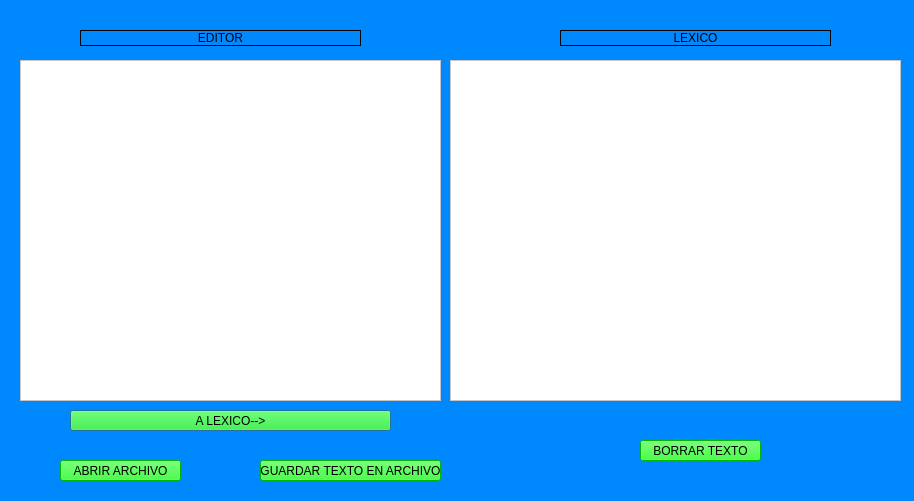
<?xml version="1.0" encoding="UTF-8"?>
<ui version="4.0">
 <class>Dialog</class>
 <widget class="QDialog" name="Dialog">
  <property name="geometry">
   <rect>
    <x>0</x>
    <y>0</y>
    <width>914</width>
    <height>501</height>
   </rect>
  </property>
  <property name="windowTitle">
   <string>Dialog</string>
  </property>
  <property name="styleSheet">
   <string notr="true">background-color: rgb(0, 136, 255);</string>
  </property>
  <widget class="QLabel" name="labelEditor">
   <property name="geometry">
    <rect>
     <x>80</x>
     <y>30</y>
     <width>281</width>
     <height>16</height>
    </rect>
   </property>
   <property name="layoutDirection">
    <enum>Qt::RightToLeft</enum>
   </property>
   <property name="styleSheet">
    <string notr="true">color: rgb(0, 0, 0);</string>
   </property>
   <property name="frameShape">
    <enum>QFrame::Panel</enum>
   </property>
   <property name="text">
    <string>EDITOR</string>
   </property>
   <property name="alignment">
    <set>Qt::AlignCenter</set>
   </property>
  </widget>
  <widget class="QPlainTextEdit" name="plainTextEditor">
   <property name="geometry">
    <rect>
     <x>20</x>
     <y>60</y>
     <width>421</width>
     <height>341</height>
    </rect>
   </property>
   <property name="styleSheet">
    <string notr="true">background-color: rgb(255, 255, 255);</string>
   </property>
   <property name="plainText">
    <string/>
   </property>
  </widget>
  <widget class="QLabel" name="labelLexico">
   <property name="geometry">
    <rect>
     <x>560</x>
     <y>30</y>
     <width>271</width>
     <height>16</height>
    </rect>
   </property>
   <property name="layoutDirection">
    <enum>Qt::RightToLeft</enum>
   </property>
   <property name="styleSheet">
    <string notr="true">color: rgb(0, 0, 0);</string>
   </property>
   <property name="frameShape">
    <enum>QFrame::Panel</enum>
   </property>
   <property name="text">
    <string>LEXICO</string>
   </property>
   <property name="alignment">
    <set>Qt::AlignCenter</set>
   </property>
  </widget>
  <widget class="QPushButton" name="pushButConvertir">
   <property name="geometry">
    <rect>
     <x>70</x>
     <y>410</y>
     <width>321</width>
     <height>21</height>
    </rect>
   </property>
   <property name="styleSheet">
    <string notr="true">background-color: rgb(0, 255, 0);
color: rgb(0, 0, 0);</string>
   </property>
   <property name="text">
    <string>A LEXICO--&gt;</string>
   </property>
  </widget>
  <widget class="QPushButton" name="pushButAbrir">
   <property name="geometry">
    <rect>
     <x>60</x>
     <y>460</y>
     <width>121</width>
     <height>21</height>
    </rect>
   </property>
   <property name="styleSheet">
    <string notr="true">background-color: rgb(0, 255, 0);
color: rgb(0, 0, 0);</string>
   </property>
   <property name="text">
    <string>ABRIR ARCHIVO</string>
   </property>
  </widget>
  <widget class="QPushButton" name="pushButGuardar">
   <property name="geometry">
    <rect>
     <x>260</x>
     <y>460</y>
     <width>181</width>
     <height>21</height>
    </rect>
   </property>
   <property name="styleSheet">
    <string notr="true">background-color: rgb(0, 255, 0);
color: rgb(0, 0, 0);</string>
   </property>
   <property name="text">
    <string>GUARDAR TEXTO EN ARCHIVO</string>
   </property>
  </widget>
  <widget class="QPushButton" name="pushButBorrar">
   <property name="geometry">
    <rect>
     <x>640</x>
     <y>440</y>
     <width>121</width>
     <height>21</height>
    </rect>
   </property>
   <property name="styleSheet">
    <string notr="true">background-color: rgb(0, 255, 0);
color: rgb(0, 0, 0);</string>
   </property>
   <property name="text">
    <string>BORRAR TEXTO</string>
   </property>
  </widget>
  <widget class="QPlainTextEdit" name="plainTextEditorResultado">
   <property name="enabled">
    <bool>false</bool>
   </property>
   <property name="geometry">
    <rect>
     <x>450</x>
     <y>60</y>
     <width>451</width>
     <height>341</height>
    </rect>
   </property>
   <property name="font">
    <font>
     <pointsize>8</pointsize>
    </font>
   </property>
   <property name="styleSheet">
    <string notr="true">background-color: rgb(255, 255, 255);</string>
   </property>
   <property name="plainText">
    <string/>
   </property>
  </widget>
 </widget>
 <resources/>
 <connections/>
</ui>
